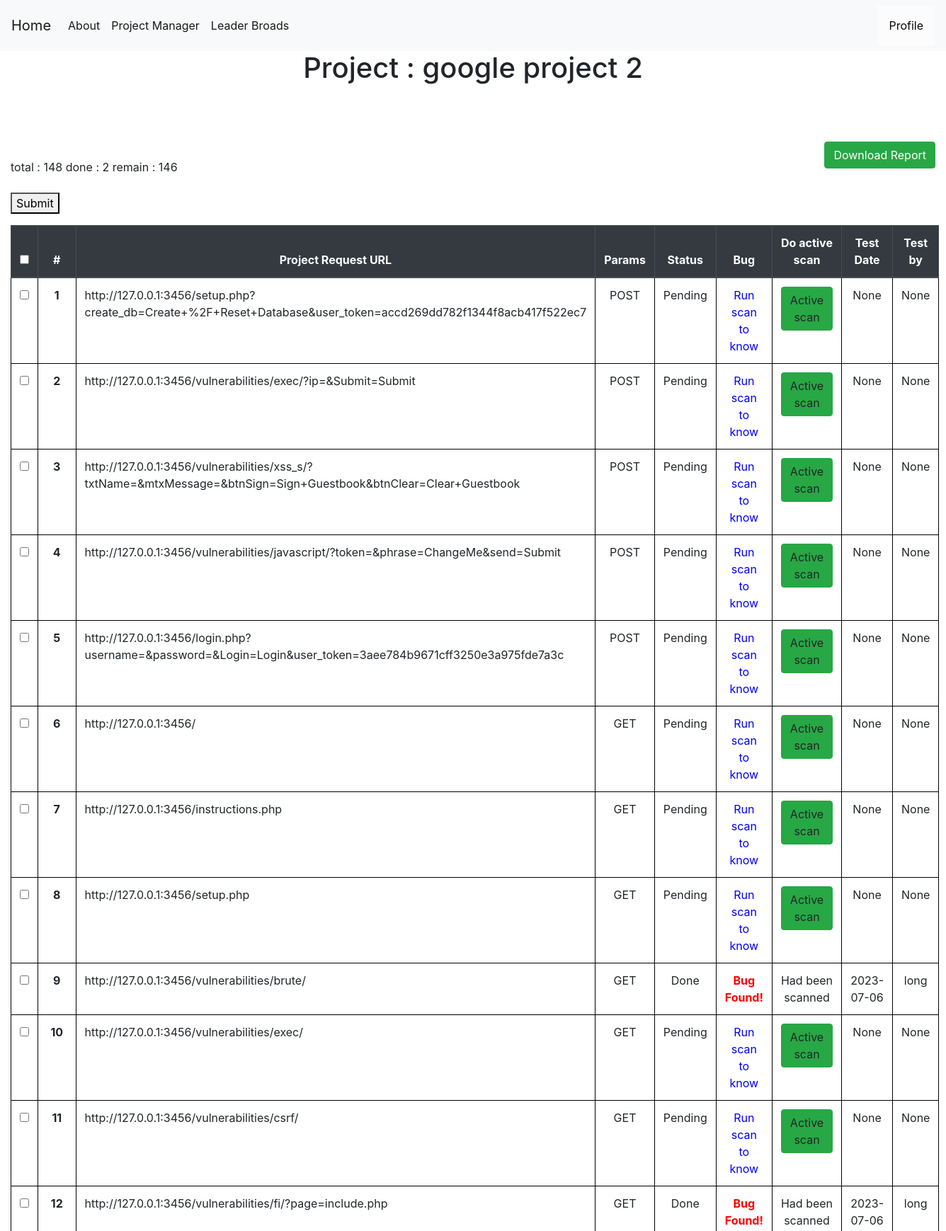
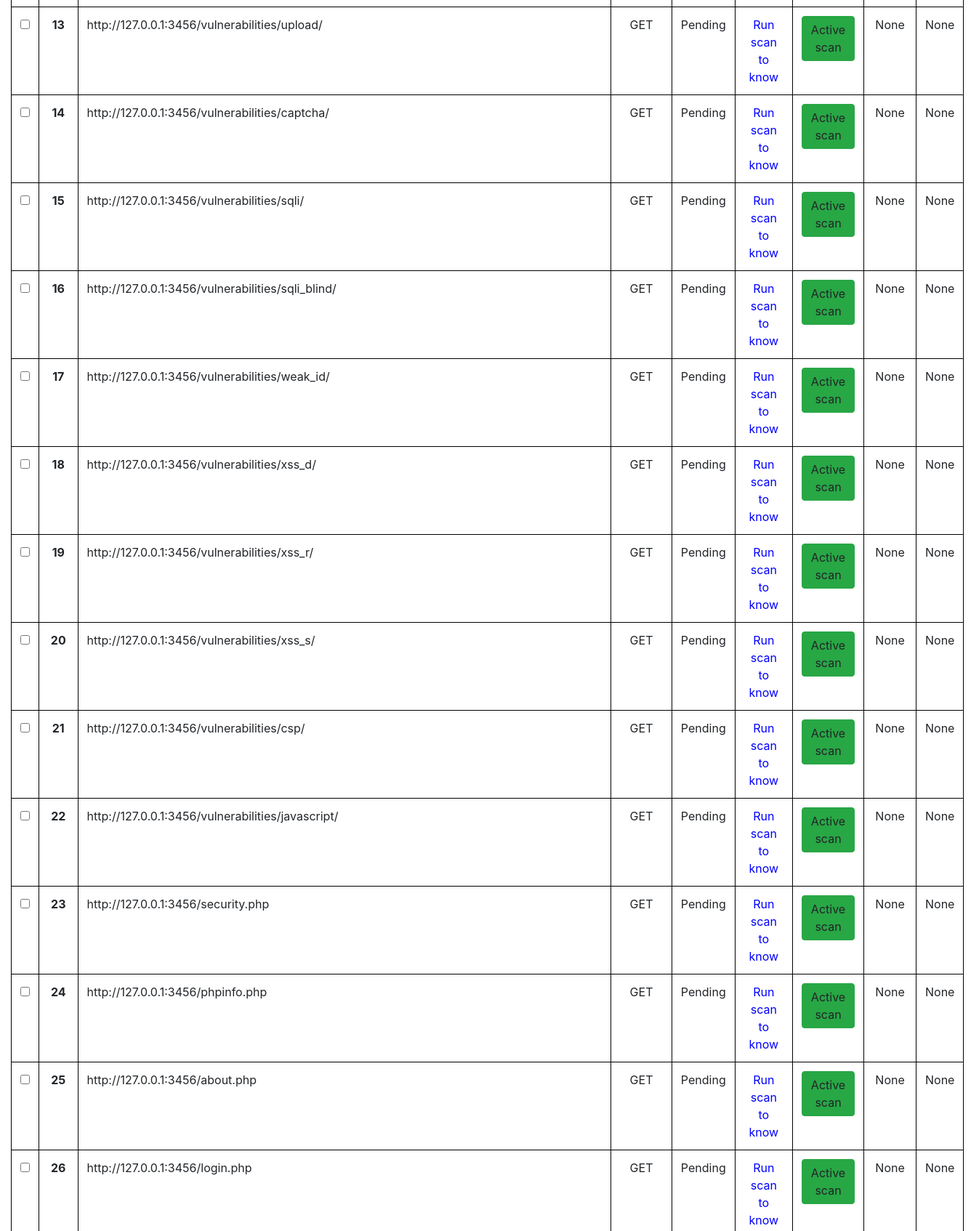
Page /project-detail/1 (signed in, upper part) on the committed database (2 pictures, top to bottom).
### tables this page shows
CREATE TABLE projects (
    projectid INTEGER PRIMARY KEY AUTOINCREMENT,
    projectname TEXT NOT NULL,
    startdate date NOT NULL,
    enddate date,
    vunls int,
    target text not null,
    securitylevel TEXT,
    manager TEXT ,
    pentester TEXT ,
    status TEXT NOT NULL,
    create_by INTEGER ,
    isspider INTEGER,
    login INTEGER NOT NULL,
    isconfig INTEGER NOT NULL DEFAULT 0,
    FOREIGN KEY (pentester) REFERENCES users(userid) ON DELETE CASCADE
    FOREIGN KEY (manager) REFERENCES users(userid) ON DELETE CASCADE
    FOREIGN KEY (create_by) REFERENCES users(userid) ON DELETE CASCADE
);

CREATE TABLE requests (
    requestid INTEGER PRIMARY KEY AUTOINCREMENT,
    projectid INTEGER NOT NULL,
    requesturl TEXT NOT NULL,
    status TEXT NOT NULL,
    bug TEXT,
    isscan INTEGER,
    haveparam TEXT,
    pentester TEXT,
    testdate DATE,
    FOREIGN KEY (pentester) REFERENCES users(userid) ON DELETE CASCADE
    FOREIGN KEY (projectid) REFERENCES projects(projectid) ON DELETE CASCADE
);

### app.py (the view)
@app.route('/project-detail/<int:id>', methods=('GET', 'POST'))
def project_detail(id):
    msg = ''
    conn = get_db_connection()
    if session["userid"] == None:
        return redirect(url_for('login'))
    currentuser = get_current_user()
    project = conn.execute('SELECT * FROM projects WHERE projectid = ?',(id,)).fetchone()
    if currentuser["username"] != project["pentester"]:
        if currentuser["username"] == project["manager"]:
            print("")
        else:
            return render_template('403.html',)
    conn = get_db_connection()
    users = conn.execute('SELECT * FROM users',).fetchall()
    havebugs = conn.execute('SELECT * FROM requests,bugs WHERE requests.requestid = bugs.requestid AND projectid = ? AND bugs.requestid in (SELECT requestid FROM bugs) GROUP BY bugs.requestid',(id,)).fetchall()
    requests = conn.execute('SELECT * FROM requests WHERE projectid = ?',(id,)).fetchall()
    total = conn.execute('SELECT count(requestid) FROM requests WHERE projectid = ?',(id,)).fetchone()
    totalrequest = total["count(requestid)"]
    done = conn.execute('SELECT count(requestid) FROM requests WHERE status = ? AND projectid = ?',("Done",id,)).fetchone()
    donerequest = done["count(requestid)"]
    remain = total["count(requestid)"] - done["count(requestid)"]
    if remain == 0 and totalrequest != 0:
        updateprj = conn.execute('UPDATE projects SET status = ?,enddate= ? WHERE projectid = ?',("Done",datetime.today().strftime('%Y-%m-%d'),id,))
    conn.commit()
    conn.close()
    return render_template('project_detail.html',currentuser=currentuser,havebugs=havebugs,users=users,project=project,totalrequest=totalrequest,donerequest=donerequest,remain=remain,requests=requests,msg=msg)

### app.py (called while the page is built)
def get_db_connection():
    conn = sqlite3.connect('database.db')
    conn.row_factory = sqlite3.Row
    return conn

def get_current_user():
    userid = session["userid"]
    conn = get_db_connection()
    user = conn.execute('SELECT * FROM users WHERE userid = ?',(userid,)).fetchone()
    conn.commit()
    conn.close()
    return user

### templates/project_detail.html (shortened to what this page needs)
{% extends 'base.html' %}
{% block content %}
    <center><h1>{% block title %} Project : {{project.projectname}}  {% endblock %}</h1></center>
    <link rel= "stylesheet" type= "text/css" href= "{{ url_for('static',filename='css/showuser.css') }}">
    <link rel= "stylesheet" type= "text/css" href= "{{ url_for('static',filename='css/loading.css') }}">
  <center>
    <a href="{{ url_for('download_report',id= project.projectid)}}" class="btn btn-success" style="float: right;" role="button" aria-pressed="true">Download Report</a>
</center></br>
<div>
  total : {{totalrequest}}
  done : {{donerequest}}
  remain : {{remain}}
</div>
<br>
<div>
  <form id="checkboxForm">
    <button type="submit" onclick="sendData()">Submit</button>
  </form>
    <table class="table" style="width:100%">
        <thead class="thead-dark" style="width:100%">
          <tr>
            <th>
              <input name="select-all" id="select-all" type="checkbox" value="" aria-label="" onClick="toggle(this)">
            </th>
            <th style="text-align: center" scope="col">#</th>
            <th style="text-align: center" style="width: 150px;">Project Request URL</th>
            <th style="text-align: center" cope="col">Params</th>
            <th style="text-align: center" scope="col">Status</th>
            <th style="text-align: center" scope="col">Bug</th>
            <th style="text-align: center" scope="col">Do active scan</th>
            <th style="text-align: center;width: 8%;" scope="col">Test Date</th>
            <th style="text-align: center" scope="col">Test by</th>
          </tr>
        </thead>
        <tbody>
        {% for request in requests %}
          <tr>
            <th>
                <input type="checkbox" id="checkboxNoLabel" name="option" value="request.requestid" aria-label="">
            </th>
            <th style="text-align: center" class="counterCell"></th>
            <td style="width: 150px;">{{ request.requesturl }}</td>
            <td style="text-align: center" >{{ request.haveparam }}</td>
            <td style="text-align: center" >{{ request.status }}</td>
            {% if request.isscan == 1 %}
              {% if request.bug == "Bug Found"%}
            <th style="color:red;text-align: center;"scope="row"><a style="color:red" href="{{ url_for('bug_detail',id= request.requestid) }} ">{{ request.bug }}!</a></th>
              {%else%}
              <th style="text-align: center" style="color: red"scope="row"><a style="color:green">Safe</a></th>
              {% endif %}
            {% elif request.isscan != 1%}
              <td style="text-align: center"><a style="color:blue">Run scan to know</a></td>
            {% endif %}
            {% if request.isscan != 1 %}
            <td style="text-align: center" >
              <span style="float:center;">
              <a onclick="loadScreen({{request.requestid}})"class="btn btn-success">Active scan</a>
              </span>
            </td>
            {% else %}
            <td style="text-align: center" >
              <span style="float:center;">
              Had been scanned
              </span>
            </td>
            {% endif %}
            <td style="text-align: center">{{ request.testdate }}</td>
            <td style="text-align: center">{{ request.pentester }}</td>
          {% endfor %}
        </tbody>
      </table>
    </div>
{% endblock %}

### static/css/style.css (style rules this page uses)
table, th, td { border: 1px solid black; }
body { min-height: 100vh; height: 100%; margin: 0; z-index: 10; display: grid; grid-template-rows: auto 1fr auto; }
body { display: flex; flex-direction: column; }

### static/css/showuser.css (style rules this page uses)
table { counter-reset: tableCount; }
.counterCell:before { content: counter(tableCount); counter-increment: tableCount; }

### rows in the picture
projects: projectname "google project 2"
requests: requesturl "http://127.0.0.1:3456/setup.php?create_db=Create+%2F+Reset+Database&user_token=accd269dd782f1344f8acb417f522ec7", haveparam "POST", status "Pending", isscan "Run scan to know", testdate "None", pentester "None"
requests: requesturl "http://127.0.0.1:3456/vulnerabilities/exec/?ip=&Submit=Submit", haveparam "POST", status "Pending", isscan "Run scan to know", testdate "None", pentester "None"
requests: requesturl "http://127.0.0.1:3456/vulnerabilities/xss_s/?txtName=&mtxMessage=&btnSign=Sign+Guestbook&btnClear=Clear+Guestbook", haveparam "POST", status "Pending", isscan "Run scan to know", testdate "None", pentester "None"
requests: requesturl "http://127.0.0.1:3456/vulnerabilities/javascript/?token=&phrase=ChangeMe&send=Submit", haveparam "POST", status "Pending", isscan "Run scan to know", testdate "None", pentester "None"
requests: requesturl "http://127.0.0.1:3456/login.php?username=&password=&Login=Login&user_token=3aee784b9671cff3250e3a975fde7a3c", haveparam "POST", status "Pending", isscan "Run scan to know", testdate "None", pentester "None"
requests: requesturl "http://127.0.0.1:3456/", haveparam "GET", status "Pending", isscan "Run scan to know", testdate "None", pentester "None"
requests: requesturl "http://127.0.0.1:3456/instructions.php", haveparam "GET", status "Pending", isscan "Run scan to know", testdate "None", pentester "None"
requests: requesturl "http://127.0.0.1:3456/setup.php", haveparam "GET", status "Pending", isscan "Run scan to know", testdate "None", pentester "None"
requests: requesturl "http://127.0.0.1:3456/vulnerabilities/brute/", haveparam "GET", status "Done", bug "Bug Found", isscan "Had been scanned", testdate "2023-07-06", pentester "long"
requests: requesturl "http://127.0.0.1:3456/vulnerabilities/exec/", haveparam "GET", status "Pending", isscan "Run scan to know", testdate "None", pentester "None"
requests: requesturl "http://127.0.0.1:3456/vulnerabilities/csrf/", haveparam "GET", status "Pending", isscan "Run scan to know", testdate "None", pentester "None"
requests: requesturl "http://127.0.0.1:3456/vulnerabilities/fi/?page=include.php", haveparam "GET", status "Done", bug "Bug Found", isscan "Had been scanned", testdate "2023-07-06", pentester "long"
requests: requesturl "http://127.0.0.1:3456/vulnerabilities/upload/", haveparam "GET", status "Pending", isscan "Run scan to know", testdate "None", pentester "None"
requests: requesturl "http://127.0.0.1:3456/vulnerabilities/captcha/", haveparam "GET", status "Pending", isscan "Run scan to know", testdate "None", pentester "None"
requests: requesturl "http://127.0.0.1:3456/vulnerabilities/sqli/", haveparam "GET", status "Pending", isscan "Run scan to know", testdate "None", pentester "None"
requests: requesturl "http://127.0.0.1:3456/vulnerabilities/sqli_blind/", haveparam "GET", status "Pending", isscan "Run scan to know", testdate "None", pentester "None"
requests: requesturl "http://127.0.0.1:3456/vulnerabilities/weak_id/", haveparam "GET", status "Pending", isscan "Run scan to know", testdate "None", pentester "None"
requests: requesturl "http://127.0.0.1:3456/vulnerabilities/xss_d/", haveparam "GET", status "Pending", isscan "Run scan to know", testdate "None", pentester "None"
requests: requesturl "http://127.0.0.1:3456/vulnerabilities/xss_r/", haveparam "GET", status "Pending", isscan "Run scan to know", testdate "None", pentester "None"
requests: requesturl "http://127.0.0.1:3456/vulnerabilities/xss_s/", haveparam "GET", status "Pending", isscan "Run scan to know", testdate "None", pentester "None"
requests: requesturl "http://127.0.0.1:3456/vulnerabilities/csp/", haveparam "GET", status "Pending", isscan "Run scan to know", testdate "None", pentester "None"
requests: requesturl "http://127.0.0.1:3456/vulnerabilities/javascript/", haveparam "GET", status "Pending", isscan "Run scan to know", testdate "None", pentester "None"
requests: requesturl "http://127.0.0.1:3456/security.php", haveparam "GET", status "Pending", isscan "Run scan to know", testdate "None", pentester "None"
requests: requesturl "http://127.0.0.1:3456/phpinfo.php", haveparam "GET", status "Pending", isscan "Run scan to know", testdate "None", pentester "None"
requests: requesturl "http://127.0.0.1:3456/about.php", haveparam "GET", status "Pending", isscan "Run scan to know", testdate "None", pentester "None"
requests: requesturl "http://127.0.0.1:3456/login.php", haveparam "GET", status "Pending", isscan "Run scan to know", testdate "None", pentester "None"

### other values in the picture
{{ totalrequest }} "148"
{{ donerequest }} "2"
{{ remain }} "146"
